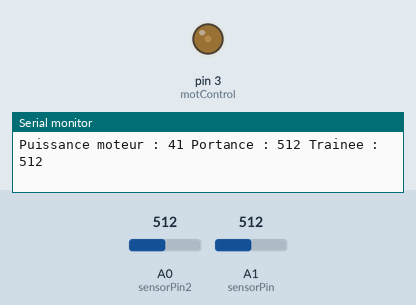
This sketch was run on a simulated Arduino Uno, built with avr-gcc and run on an emulated ATmega328P. Parts: output pins drawn as LEDs (lit = HIGH), the last lines printed to the serial monitor. The inputs (shaded band) are chosen by the test bench; at power-on: A0 (sensorPin2) = 512, A1 (sensorPin) = 512.

Above: at 4.29 s.
4.3 s: A0 (sensorPin2) set to 106
7.3 s: A0 (sensorPin2) set to 90
At 9.13 s:
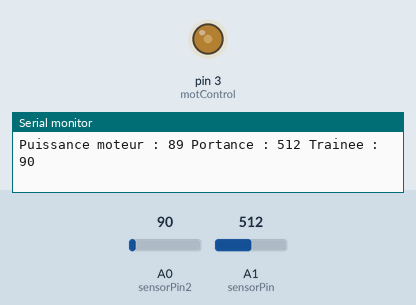
13.3 s: A1 (sensorPin) set to 110
At 13.98 s:
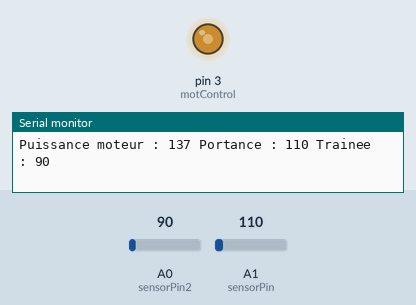
16.3 s: A1 (sensorPin) set to 89
At 19.53 s:
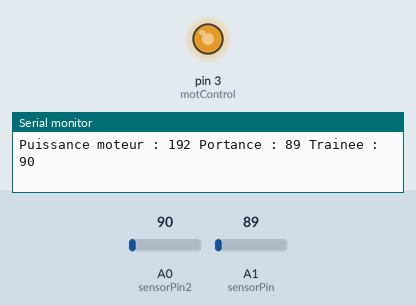
Timing chart, 0 to 23.3 s (numbered marks = the images above; inputs shaded):
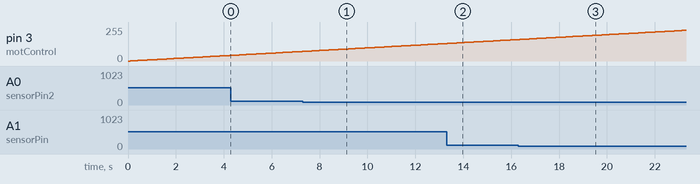

The sketch:

code_moteur_et_capteur_final_.ino
```cpp
//code pour le moteur et les potentio, A1= Portance  A2= trainée
const int motControl=3;
const int sensorPin = A1;    //potentio pour portance
const int sensorPin2 = A0;    //potentio pour trainée
int value;     //value pour portance
int value2;    //value pour trainée


void setup(){
  Serial.begin(9600);
  pinMode(motControl,OUTPUT);

}

void loop() {

  //partie moteur
  int i = 0;
  analogWrite(motControl, i); // éclaire notre DEL à 75
  //delay(10000); // temps au repos
  for (i = 0; i< 255 ; i++){
    // delay(1000);
    analogWrite(motControl, i); // éclaire notre DEL à 75
      //partie capteur A1
  value = analogRead(sensorPin);
  //value = map(value, 0, 1023, 0, 255);


  //partie capteur A0
  value2 = analogRead(sensorPin2);
  //value2 = map(value2, 0, 1023, 0, 255);

    delay (100);// temps entre chaque montée
    Serial.print("Puissance moteur : ");
    Serial.print(i);
    Serial.print(" Portance : ");
    Serial.print(value);
    Serial.print(" Trainee : ");
    Serial.print(value2);
    Serial.println();

  }
  delay(2000); // temps au max (dicté par alim)
}
```

Measured:
- the behaviour switches between 100 and 99 on A0 (sensorPin2) (found by bisection; images 0 and 1)
- the behaviour switches between 100 and 99 on A1 (sensorPin) (found by bisection; images 2 and 3)
